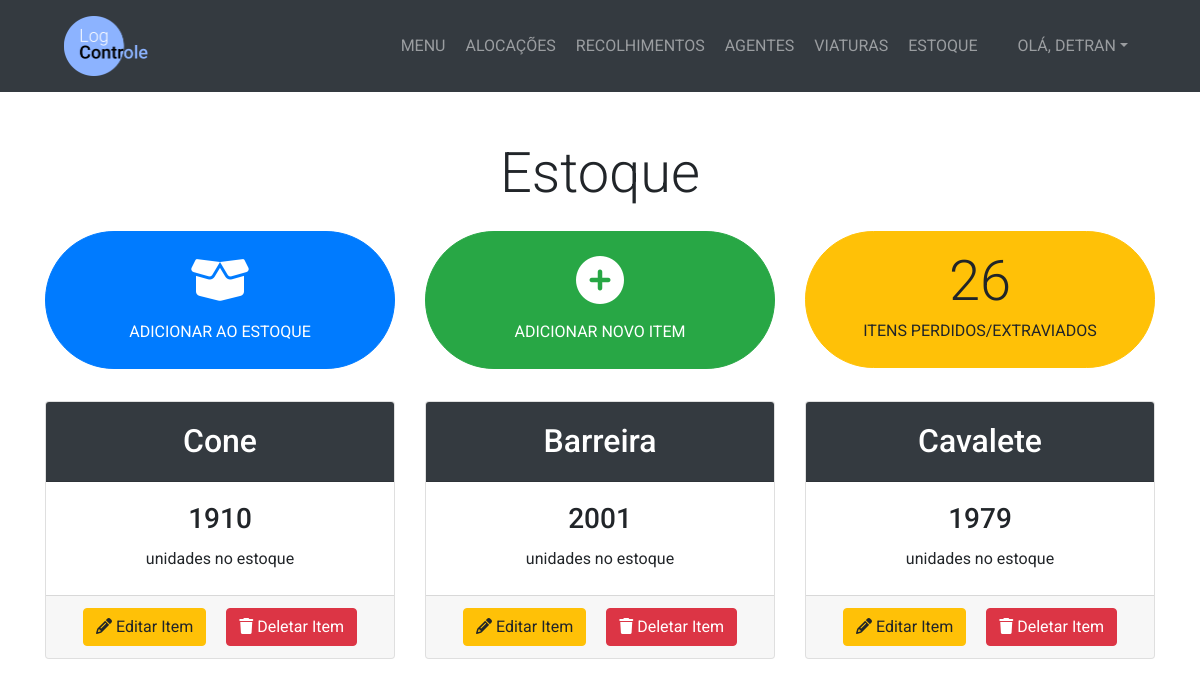
The page /estoque/ (signed in) on the database as committed earlier.
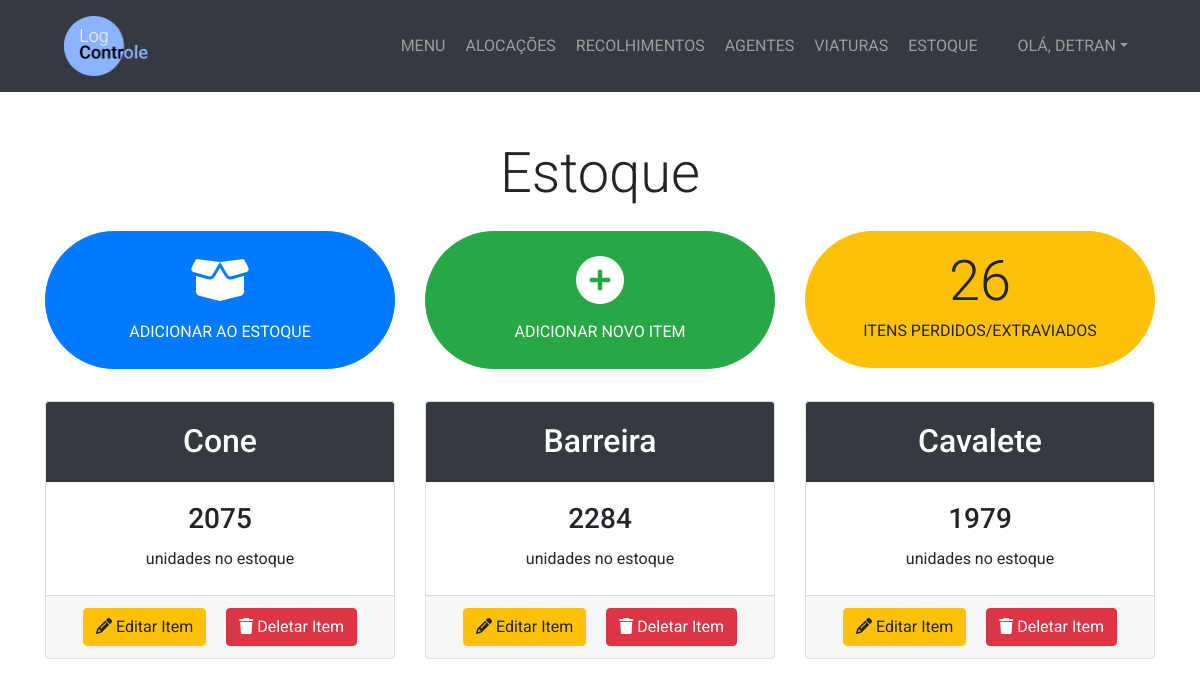
The same page on the database as committed later.
### management/models.py (models this page shows, shortened)
class Estoque(models.Model):
    item = models.ForeignKey(Item, on_delete=models.PROTECT)
    quantidade = models.IntegerField()

class Item(models.Model):
    nome = models.CharField(max_length=100)

### management/views.py (the view, shortened to what this page needs)
# urls.py: path('estoque/', views.menu_estoque, name='menu_estoque'),
@login_required
def menu_estoque(request):
    itensestoque = Estoque.objects.all()
    itensperdidoextraviado = ItemPerdidoExtraviado.objects.all()
    total_perdido_extraviado = int(0)
    for item in itensperdidoextraviado:
        total_perdido_extraviado += int(item.quantidade)
    if request.method == 'GET':
        return render(request, 'management/menu_estoque.html', {'itensestoque':itensestoque, 'totalperdido':total_perdido_extraviado})

### management/templates/management/menu_estoque.html (shortened to what this page needs)
{% extends 'management/base.html' %}
{% block content %}
  <section class="py-5">
    <div class="container">
      <h1 class="display-4 text-center">Estoque</h1>
      <div class="row justify-content-center mt-4">
        <div class="col-lg-4">
          <a href="{% url 'adicionar_estoque' %}" class="btn btn-primary btn-block py-4 px-5 mb-3 rounded-pill">
            <i class="fas fa-box-open fa-3x mb-3"></i><br> ADICIONAR AO ESTOQUE
          </a>
        </div>
        <div class="col-lg-4">
          <a href="{% url 'cadastrar_item' %}" class="btn btn-success btn-block py-4 px-5 mb-3 rounded-pill">
            <i class="fas fa-plus-circle fa-3x mb-3"></i><br> ADICIONAR NOVO ITEM
          </a>
        </div>
        <div class="col-lg-4">
          <a href="{% url 'menu_item_perdido' %}" class="btn btn-warning btn-block py-3 px-4 mb-3 rounded-pill">
            <h2 class="display-4 mb-1">{{ totalperdido }}</h2>
            <p class="mb-2">ITENS PERDIDOS/EXTRAVIADOS</p>
          </a>
        </div>
      </div>
      <div class="row justify-content-center mt-3">
        {% if itensestoque %}
          {% for itemestoque in itensestoque %}
            <div class="col-lg-4">
              <div class="card mb-4">
                <div class="card-header text-center bg-dark text-white">
                  <h2 class="my-2">{{ itemestoque.item.nome }}</h2>
                </div>
                <div class="card-body text-center">
                  <div class="card-title">
                    <h3 class="display-5">{{ itemestoque.quantidade }}</h3>
                  </div>
                  <p class="mb-1">unidades no estoque</p>
                </div>
                <div class="card-footer text-center">
                  <button class="btn btn-warning mr-3" data-toggle="modal" data-target="#editar-item-modal-{{ itemestoque.item_id }}"><i class="fas fa-pencil-alt"></i> Editar Item</button>
                  <button class="btn btn-danger" data-toggle="modal" data-target="#deletar-item-modal-{{ itemestoque.item_id }}"><i class="fas fa-trash"></i> Deletar Item</button>
                </div>
              </div>
            </div>
          {% endfor %}
        {% else %}
          <h2 class="text-center text-secondary">Nenhum item cadastrado</h2>
        {% endif %}
      </div>
    </div>
  </section>
{% endblock %}

Rows that differ between the two databases and show on the page:
changed Estoque "Cone": quantidade "1910" → "2075"
changed Estoque "Barreira": quantidade "2001" → "2284"
